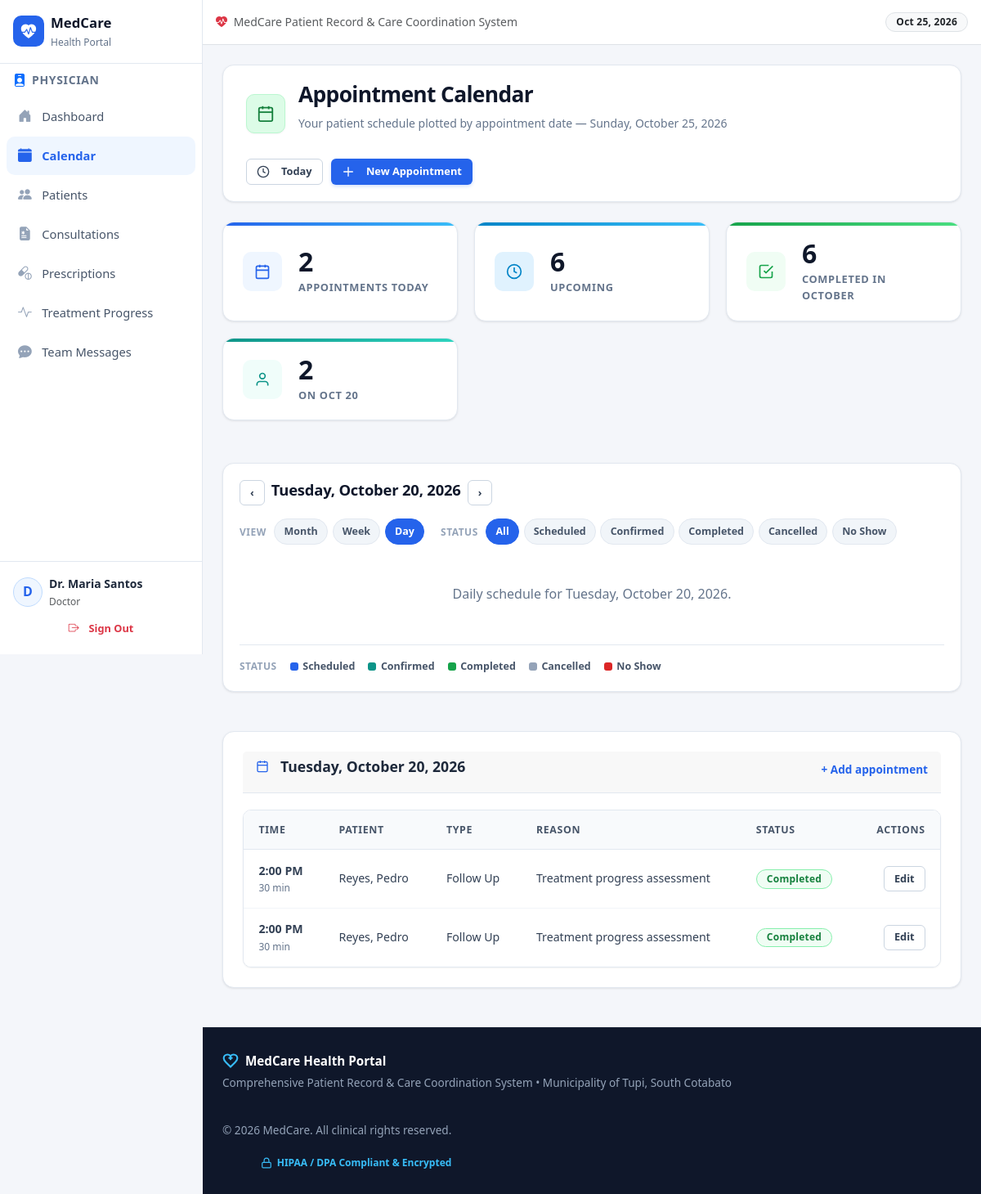
Screenshot of /pages/doctor/calendar.php?view=day&date=2026-10-20 (signed in) with the database file from the repository.
### tables this page shows
CREATE TABLE IF NOT EXISTS `appointments` (
  `appointment_id` int NOT NULL AUTO_INCREMENT,
  `patient_id` int NOT NULL,
  `doctor_id` int NOT NULL,
  `appointment_date` date NOT NULL,
  `appointment_time` time NOT NULL,
  `duration_minutes` int NOT NULL DEFAULT '30',
  `appointment_type` enum('consultation','follow_up','treatment','vaccination','screening','other') DEFAULT 'consultation',
  `status` enum('scheduled','confirmed','completed','cancelled','no_show') DEFAULT 'scheduled',
  `reason` text,
  `notes` text,
  `created_at` timestamp NULL DEFAULT CURRENT_TIMESTAMP,
  `updated_at` timestamp NULL DEFAULT CURRENT_TIMESTAMP ON UPDATE CURRENT_TIMESTAMP,
  PRIMARY KEY (`appointment_id`),
  KEY `idx_date` (`appointment_date`),
  KEY `idx_doctor_date` (`doctor_id`,`appointment_date`),
  KEY `idx_patient` (`patient_id`),
  KEY `idx_status` (`status`)
);

CREATE TABLE IF NOT EXISTS `patients` (
  `patient_id` int NOT NULL AUTO_INCREMENT,
  `user_id` int DEFAULT NULL,
  `first_name` varchar(50) NOT NULL,
  `last_name` varchar(50) NOT NULL,
  `date_of_birth` date DEFAULT NULL,
  `gender` enum('male','female','other') DEFAULT NULL,
  `contact_number` varchar(20) DEFAULT NULL,
  `address` text,
  `emergency_contact_name` varchar(100) DEFAULT NULL,
  `emergency_contact_number` varchar(20) DEFAULT NULL,
  `blood_type` varchar(5) DEFAULT NULL,
  `allergies` text,
  `created_at` timestamp NULL DEFAULT CURRENT_TIMESTAMP,
  `updated_at` timestamp NULL DEFAULT CURRENT_TIMESTAMP ON UPDATE CURRENT_TIMESTAMP,
  PRIMARY KEY (`patient_id`),
  UNIQUE KEY `user_id` (`user_id`),
  KEY `idx_name` (`last_name`,`first_name`)
);

### pages/doctor/calendar.php (the view, shortened to what the rows shown need)
<?php
$database = new Database();
$conn = $database->getConnection();
$doctor_id = (int)$_SESSION['user_id'];
$today = date('Y-m-d');
function fetch_appointments($conn, $doctor_id, $start_date, $end_date, $status_filter) {
    $sql = "
        SELECT a.*,
               p.first_name, p.last_name, p.contact_number,
               u.full_name AS doctor_name,
               pp.priority_level
        FROM appointments a
        JOIN patients p ON a.patient_id = p.patient_id
        JOIN users u ON a.doctor_id = u.user_id
        LEFT JOIN patient_priority pp ON pp.priority_id = (
            SELECT priority_id FROM patient_priority
            WHERE patient_id = p.patient_id
            ORDER BY assigned_at DESC, priority_id DESC
            LIMIT 1
        )
        WHERE a.appointment_date BETWEEN ? AND ?
          AND a.doctor_id = ?";
    $params = [$start_date, $end_date, $doctor_id];
    $sql .= " ORDER BY a.appointment_date, a.appointment_time, a.appointment_id";
    $stmt = $conn->prepare($sql);
    $stmt->execute($params);
    return $stmt->fetchAll();
}
$year  = isset($_GET['year'])  ? (int)$_GET['year']  : (int)date('Y');
$month = isset($_GET['month']) ? (int)$_GET['month'] : (int)date('n');
$selected_date = (isset($_GET['date']) && preg_match('/^\d{4}-\d{2}-\d{2}$/', $_GET['date']))
    ? $_GET['date'] : $today;
$valid_statuses = ['scheduled', 'confirmed', 'completed', 'cancelled', 'no_show'];
$status_filter  = (isset($_GET['status']) && in_array($_GET['status'], $valid_statuses, true))
    ? $_GET['status'] : 'all';
$valid_views = ['month', 'week', 'day'];
$view        = (isset($_GET['view']) && in_array($_GET['view'], $valid_views, true))
    ? $_GET['view'] : 'month';
$first_of_month = sprintf('%04d-%02d-01', $year, $month);
$grid_start = date('Y-m-d', strtotime($first_of_month . ' -' . (int)date('w', strtotime($first_of_month)) . ' days'));
$grid_end   = date('Y-m-d', strtotime($grid_start . ' +41 days'));
$week_start = date('Y-m-d', strtotime($selected_date . ' -' . (int)date('w', strtotime($selected_date)) . ' days'));
$week_end   = date('Y-m-d', strtotime($week_start . ' +6 days'));
if ($view === 'week') {
    $range_start = $week_start;
    $range_end   = $week_end;
    $cell_count  = 7;
    $cell_origin = $week_start;
} elseif ($view === 'day') {
    $range_start = $selected_date;
    $range_end   = $selected_date;
} else {
    $range_start = $grid_start;
    $range_end   = $grid_end;
    $cell_count  = 42;
    $cell_origin = $grid_start;
}
$prev_month = ($month === 1) ? 12 : $month - 1;
$prev_year  = ($month === 1) ? $year - 1 : $year;
$next_month = ($month === 12) ? 1 : $month + 1;
$next_year  = ($month === 12) ? $year + 1 : $year;
if ($view === 'week') {
    $nav_prev = ['date' => date('Y-m-d', strtotime($week_start . ' -7 days')), 'view' => 'week'];
    $nav_next = ['date' => date('Y-m-d', strtotime($week_start . ' +7 days')), 'view' => 'week'];
    $period_label = date('M j', strtotime($week_start)) . ' - ' . date('M j, Y', strtotime($week_end));
} elseif ($view === 'day') {
    $period_label = date('l, F j, Y', strtotime($selected_date));
} else {
    $nav_prev = ['year' => $prev_year, 'month' => $prev_month];
    $nav_next = ['year' => $next_year, 'month' => $next_month];
    $period_label = date('F Y', mktime(0, 0, 0, $month, 1, $year));
}
try {
    $month_appointments = fetch_appointments($conn, $doctor_id, $range_start, $range_end, $status_filter);
} catch (PDOException $e) {
    error_log("Appointment calendar fetch error: " . $e->getMessage());
    $month_appointments = [];
}
try {
    $day_appointments = fetch_appointments($conn, $doctor_id, $selected_date, $selected_date, 'all');
} catch (PDOException $e) {
    error_log("Appointment calendar day agenda error: " . $e->getMessage());
    $day_appointments = [];
}
require_once __DIR__ . '/../../includes/header.php';
?>
<div class="page-container">
    <div class="page-header">
        <div class="page-header-content">
            <div class="page-title-group">
                <div>
                    <h1 class="page-title">Appointment Calendar</h1>
                </div>
            </div>
        </div>
    </div>
    <div class="card calendar-card">
        <div class="calendar-toolbar">
            <div class="calendar-nav">
                <h2 class="calendar-month-label"><?php echo htmlspecialchars($period_label); ?></h2>
            </div>
        </div>
    </div>
    <div class="card">
        <div class="card-body p-0">
            <?php if (empty($day_appointments)): ?>
                <div class="empty-state small">
                    <p>No appointments scheduled for this day.</p>
                    <a href="<?php echo BASE_URL; ?>/pages/doctor/new_appointment.php?date=<?php echo $selected_date; ?>" class="btn btn-primary btn-sm">Schedule Appointment</a>
                </div>
            <?php elseif ($view === 'day'): ?>
                <div class="table-container">
                    <table>
                        <thead>
                            <tr>
                                <th>Time</th>
                                <th>Patient</th>
                                <th>Type</th>
                                <th>Reason</th>
                                <th>Status</th>
                                <th style="text-align:right;">Actions</th>
                            </tr>
                        </thead>
                        <tbody>
                            <?php foreach ($day_appointments as $appt): ?>
                                <tr>
                                    <td>
                                        <strong><?php echo date('g:i A', strtotime($appt['appointment_time'])); ?></strong>
                                        <div style="font-size:0.75rem;color:var(--slate-500);">
                                            <?php echo (int)$appt['duration_minutes']; ?> min
                                        </div>
                                    </td>
                                    <td><?php echo htmlspecialchars($appt['last_name'] . ', ' . $appt['first_name']); ?></td>
                                    <td><?php echo htmlspecialchars(ucwords(str_replace('_', ' ', $appt['appointment_type'] ?? ''))); ?></td>
                                    <td><?php echo htmlspecialchars($appt['reason'] ?: '—'); ?></td>
                                    <td>
                                        <span class="badge appt-status-<?php echo htmlspecialchars($appt['status'] ?? ''); ?>">
                                            <?php echo htmlspecialchars(ucwords(str_replace('_', ' ', $appt['status'] ?? ''))); ?>
                                        </span>
                                    </td>
                                    <td style="text-align:right;">
                                        <div class="appt-actions">
                                            <a href="<?php echo BASE_URL; ?>/pages/doctor/new_appointment.php?id=<?php echo (int)$appt['appointment_id']; ?>" class="btn btn-outline btn-sm">Edit</a>
                                        </div>
                                    </td>
                                </tr>
                            <?php endforeach; ?>
                        </tbody>
                    </table>
                </div>
            <?php endif; ?>
        </div>
    </div>
</div>
<?php require_once __DIR__ . '/../../includes/footer.php'; ?>

### rows the page displays
appointments: appointment_time "2:00 PM", duration_minutes "30", patient.first_name "Reyes, Pedro", appointment_type "Follow Up", reason "Treatment progress assessment", status "Completed"
appointments: appointment_time "2:00 PM", duration_minutes "30", patient.first_name "Reyes, Pedro", appointment_type "Follow Up", reason "Treatment progress assessment", status "Completed"

### other values shown
$user_initials "D"
$user_name "Dr. Maria Santos"
$user_role "Doctor"
$today_count "2"
$upcoming_count "6"
$month_completed "6"
date('F', mktime(0, 0, 0, $month, 1, $year)) "OCTOBER"
count($day_appointments) "2"
date('M j', strtotime($selected_date)) "OCT 20"
$period_label "Tuesday, October 20, 2026"
$view_label "Month"
$view_label "Week"
$view_label "Day"
str_replace('_', ' ', $status_option) "Scheduled"
str_replace('_', ' ', $status_option) "Confirmed"
